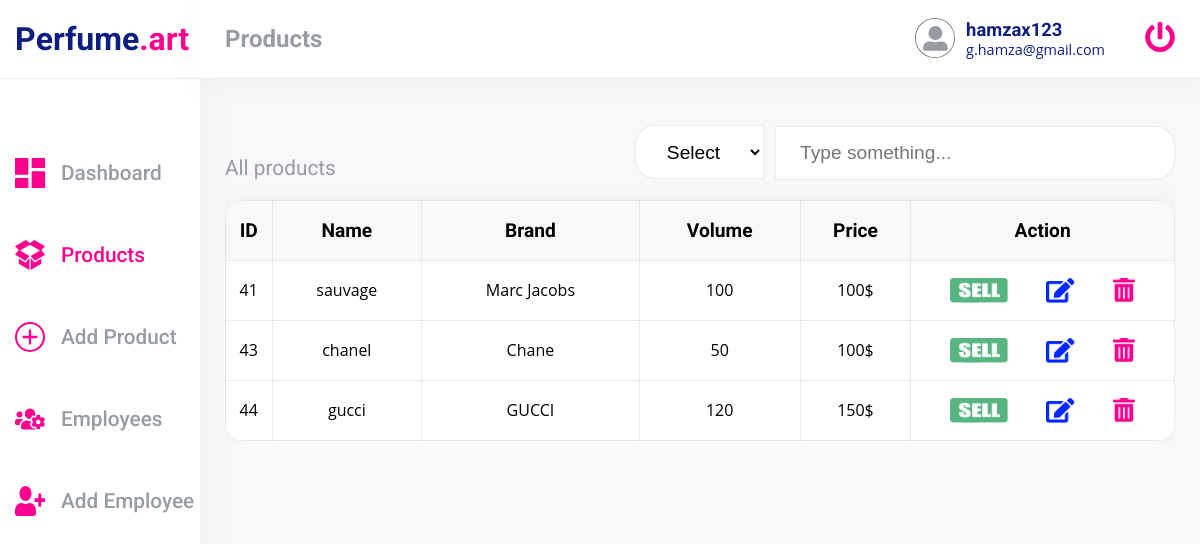
The page /products.php (signed in) on the database its author committed.
### tables this page shows
CREATE TABLE IF NOT EXISTS `brand` (
  `brandID` int(100) NOT NULL AUTO_INCREMENT,
  `brandName` varchar(100) NOT NULL,
  PRIMARY KEY (`brandID`)
);

CREATE TABLE IF NOT EXISTS `product` (
  `id` int(100) NOT NULL AUTO_INCREMENT,
  `brandID` int(100) NOT NULL,
  `categoyID` int(100) NOT NULL,
  `name` varchar(100) NOT NULL,
  `gender` enum('male','female') DEFAULT NULL,
  `volume` double NOT NULL,
  `price` double NOT NULL,
  `image` varchar(100) DEFAULT NULL,
  `description` text NOT NULL,
  PRIMARY KEY (`id`),
  KEY `brandID` (`brandID`,`categoyID`),
  KEY `fk_product_category` (`categoyID`)
);

### inc/db.php (called while the page is built, shortened)
<?php
function getProducts($conn, $by = false, $value = false)
{
    $sql = "SELECT product.*,category.catName,brand.brandName, count(stock.id) as quantity,stock.ref
    FROM (brand JOIN product JOIN category ON brand.brandID = product.brandID
    AND product.categoyID = category.categoryID)
    LEFT JOIN stock on stock.id = product.id  and stock.sold IS NULL";
    if ($by) {
        $stmt = $conn->prepare("$sql WHERE $by LIKE ? GROUP BY product.id");
        $stmt->bind_param("s", $value);
    } else {
        $stmt = $conn->prepare("$sql GROUP BY product.id");
    }
    $stmt->execute();
    $result = $stmt->get_result();
    $data = [];
    while ($rec = $result->fetch_assoc()) {
        array_push($data, $rec);
    }
    return $data;
}

### products.php (the view, shortened to what this page needs)
<?php
require_once 'inc/db.php';
$products = getProducts($conn);
?>
<!DOCTYPE html>
<html lang="en">
<head>
    <link rel="stylesheet" href="./css/main.css">
    <link rel="stylesheet" href="./css/products.css">
</head>
<body>
    <div class="container">
        <div class="hr"></div>
        <aside class="aside">
            <div class="logo">
                <h1><span class="p">P</span><span class="middle">erfume</span><span class="art">.art</span></h1>
            </div>
            <nav class="nav">
                <ul>
                    <li class="nav-link"><a href="dashboard.php"><img src="./assets/img/dashboard.svg" aria-hidden="true"><span>Dashboard</span></a></li>
                    <li class="nav-link current"><a href="#"><img src="./assets/img/product.svg" aria-hidden="true"><span>Products</span></a></li>
                    <li class="nav-link"><a href="addproduct.php"><img src="./assets/img/add-product.svg" aria-hidden="true"><span>Add Product</span></a></li>
                    <?php if ($_SESSION['role'] == 'admin'): ?>
                    <li class="nav-link"><a href="employees.php"><img src="./assets/img/users.svg" aria-hidden="true"><span>Employees</span></a></li>
                    <li class="nav-link"><a href="addemployee.php"><img src="./assets/img/add-user.svg" aria-hidden="true"><span>Add Employee</span></a></li>
                    <?php endif; ?>
                </ul>
            </nav>
        </aside>
        <main class="main">
            <div class="main--top">
                <div class="main--top_inner">
                    <h2 class="title">Products</h2>
                    <div class="employee_info">
                        <div class="avatar">
                            <img src="./assets/img/avatar.svg" alt="avatar">
                        </div>
                        <div>
                            <div class="username"><?= $_SESSION['user']['username'] ?></div>
                            <div class="email"><?= $_SESSION['user']['email'] ?></div>
                        </div>
                    </div>
                    <div class="logout">
                        <a href="logout.php"><img src="./assets/img/logout-accent.svg"></a>
                    </div>
                </div>
            </div>
            <section class="section">
                <div class="section--header">
                    <h3>All products</h3>
                    <form action="products.php" method="POST">
                        <select name="select" id="select">
                            <option value="">Select</option>
                        </select>
                        <input type="search" name="value" id="search" placeholder="Type something...">
                    </form>
                </div>
                <div class="section--body">
                    <table>
                        <thead>
                            <tr>
                                <th>ID</th>
                                <th>Name</th>
                                <th>Brand</th>
                                <th>Volume</th>
                                <th>Price</th>
                                <th>Action</th>
                            </tr>
                        </thead>
                        <tbody>
                            <?php foreach($products as $product): ?>
                            <tr>
                                <td><?= $product['id'] ?></td>
                                <td><?= $product['name'] ?></td>
                                <td><?= $product['brandName'] ?></td>
                                <td><?= $product['volume'] ?></td>
                                <td><?= $product['price'] ?>$</td>
                                <td>
                                    <ul class="action--list">
                                        <li>
                                            <form method="POST" action="products.php">
                                                <button style="background:transparent;border:none;" name="sell" type="submit"><img class="sell-img" src="./assets/img/sell.png" alt=""></button>
                                            </form>
                                        </li>
                                        <li>
                                            <form method="POST" action="updateproduct.php">
                                                <button style="background:transparent;border:none;" name="update" type="submit"><img class="update-img" src="./assets/img/edit.png" alt=""></button>
                                            </form>
                                        </li>
                                        <li>
                                            <form method="POST" action="products.php">
                                                <button style="background:transparent;border:none;" name="delete" type="submit"><img class="delete-img" src="./assets/img/trash-alt.png" alt=""></button>
                                            </form>
                                        </li>
                                    </ul>
                                </td>
                            </tr>
                            <?php endforeach;?>
                        </tbody>
                    </table>
                </div>
            </section>
        </main>
    </div>
</body>
</html>

### css/main.css (style rules this page uses)
:root { --clr-light-1:#FFFFFF; --clr-light-2:#F8F8FA; --clr-primary:#FF008E; --clr-primary-darck:#0C1E7F; --clr-gray:#979BA2; --clr-green:#56B581; --clr-blue:#0028FF; --font-regular:400; --font-medium:500; --font-bold:700; --font-black:900; --font-primary:'Roboto', sans-serif; --font-secondary:'Open Sans'; }
*,*::after,*::before { margin: 0; padding: 0; box-sizing: border-box; }
body { font-family: var(--font-primary); background-color: var(--clr-light-2); }
ul { list-style: none; }
.container { --aside-width:200px; width: 100%; max-width: 120em; margin: auto; display: flex; position: relative; padding-bottom: 3em; }
.hr { width: 100%; height: 1px; background-color: #EBEBEB; left: 0; z-index: 2; top: 78px; position: fixed; }
.logo h1 { font-size: 2rem; color: var(--clr-primary-darck); height: 78px; display: flex; align-items: center; }
.logo .art { color: var(--clr-primary); }
.aside { width: var(--aside-width); height: 100%; background-color: var(--clr-light-1); display: flex; flex-direction: column; align-items: flex-start; padding-left: 15px; position: fixed; box-shadow: 10px 1px 20px #cacccf1a; }
.nav,.nav ul { height: 100%; }
.nav { margin-top: 80px; }
.nav-link:not(:nth-child(1)) { margin-top: 52px; }
.nav-link a { font-size: 1.3rem; font-weight: var(--font-medium); text-decoration: none; color: var(--clr-gray); display: flex; align-items: center; }
.nav-link.current a { color: var(--clr-primary); }
.nav-link span { margin-left: 16px; }
.main { height: 100vh; margin-left: var(--aside-width); flex-grow: 1; margin-bottom: 4em; }
.main--top { background-color: var(--clr-light-1); height: 78px; width: calc(100% - var(--aside-width)); max-width: 120em; display: flex; align-items: center; box-shadow: 0 10px 20px #cacccf1a; position: fixed; z-index: 9; }
.main--top_inner { display: flex; align-items: center; width: 95%; margin: auto; }
.title { margin-right: auto; }
.title, .title--mobile { font-size: 1.5rem; font-weight: var(--font-bold); color: var(--clr-gray); }
.employee_info { display: flex; align-items: center; margin-right: 40px; }
.employee_info .username { font-size: 1.15rem; font-weight: var(--font-bold); color: var(--clr-primary-darck); }
.employee_info .email { font-size: 0.9rem; font-weight: var(--font-regular); font-family: var(--font-secondary); color: var(--clr-primary-darck); }
.avatar { margin-right: 11px; margin-top: 2px; }
section { width: 95%; margin: auto; margin-top: 125px; }

### css/products.css (style rules this page uses)
section { width: 95%; margin: auto; margin-top: 125px; }
.section--header { display: flex; justify-content: space-between; align-items: flex-end; }
.section--header h3 { font-size: 1.3rem; font-weight: var(--font-regular); color: var(--clr-gray); }
.section--header select, .section--header input { height: 54px; border: none; background-color: var(--clr-light-1); border: rgba(112, 112, 112, 0.14) solid 1px; }
.section--header select { height: 54px; width: 129px; font-size: 1.2rem; text-align: center; border-radius: 20px 0 0 20px; margin-right: 7px; }
.section--header input { width: 400px; padding: 24px; font-size: 1.2rem; border-radius: 0 20px 20px 0; }
.section--header input::placeholder { font-size: 1.2rem; }
.section--body { width: 100%; overflow-x: auto; }
table { min-width: 900px; width: 100%; margin-top: 20px; border-collapse: collapse; box-shadow: 1px 1px 20px #7375791a; overflow: hidden; border-radius: 20px; }
table tr { background-color: var(--clr-light-1); }
table thead tr { background-color: var(--clr-light-2); }
table tr { border-radius: 20px 0 20px 0; }
table td, table th { height: 60px; border: rgba(112, 112, 112, 0.14) solid 1px; }
table th { font-size: 1.2rem; font-family: var(--font-medium); }
table td { font-family: var(--font-secondary); font-weight: var(--font-regular); font-size: 1rem; }
table td { text-align: center; }
.action--list { display: flex; justify-content: space-evenly; align-items: center; }
.action--list li { height: 25px; }
.action--list img { height: 100%; }
.action--list button { cursor: pointer; }
.sell-img, .update-img, .delete-img { height: 25px; }
.sell-img { width: 58px; }
.update-img { width: 28.13px; }
.delete-img { width: 22.21px; }

### rows shown on the page
brand: product.id "41", product.name "sauvage", brandName "Marc Jacobs", product.volume "100", product.price "100"
product: id "43", name "chanel", brandID.brandName "Chane", volume "50", price "100"
brand: product.id "44", product.name "gucci", brandName "GUCCI", product.volume "120", product.price "150"

### other values the page prints
$_SESSION['user']['username'] "hamzax123"
$_SESSION['user']['email'] "g.hamza@gmail.com"
